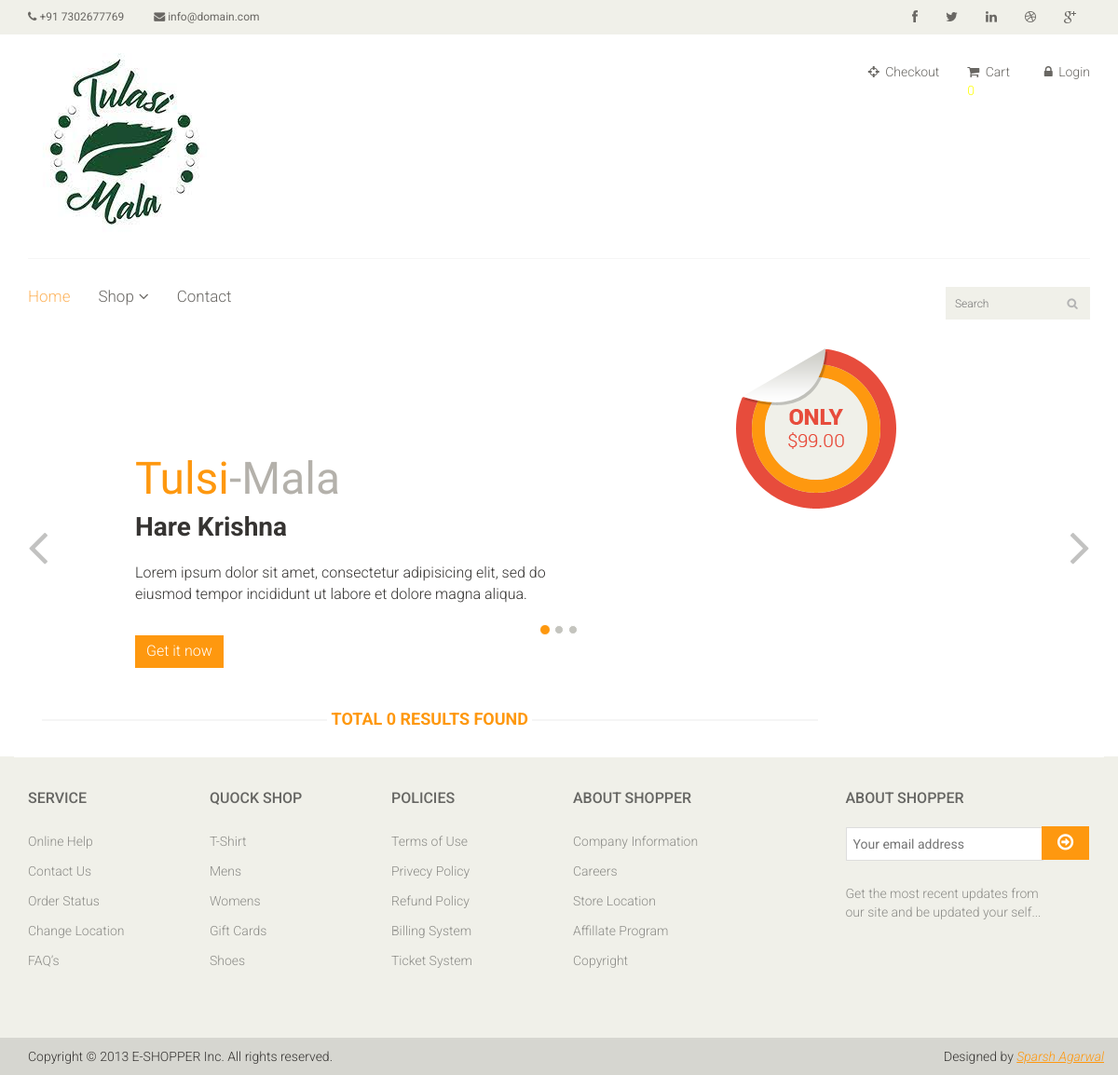
The page /category/1 on the database as committed earlier.
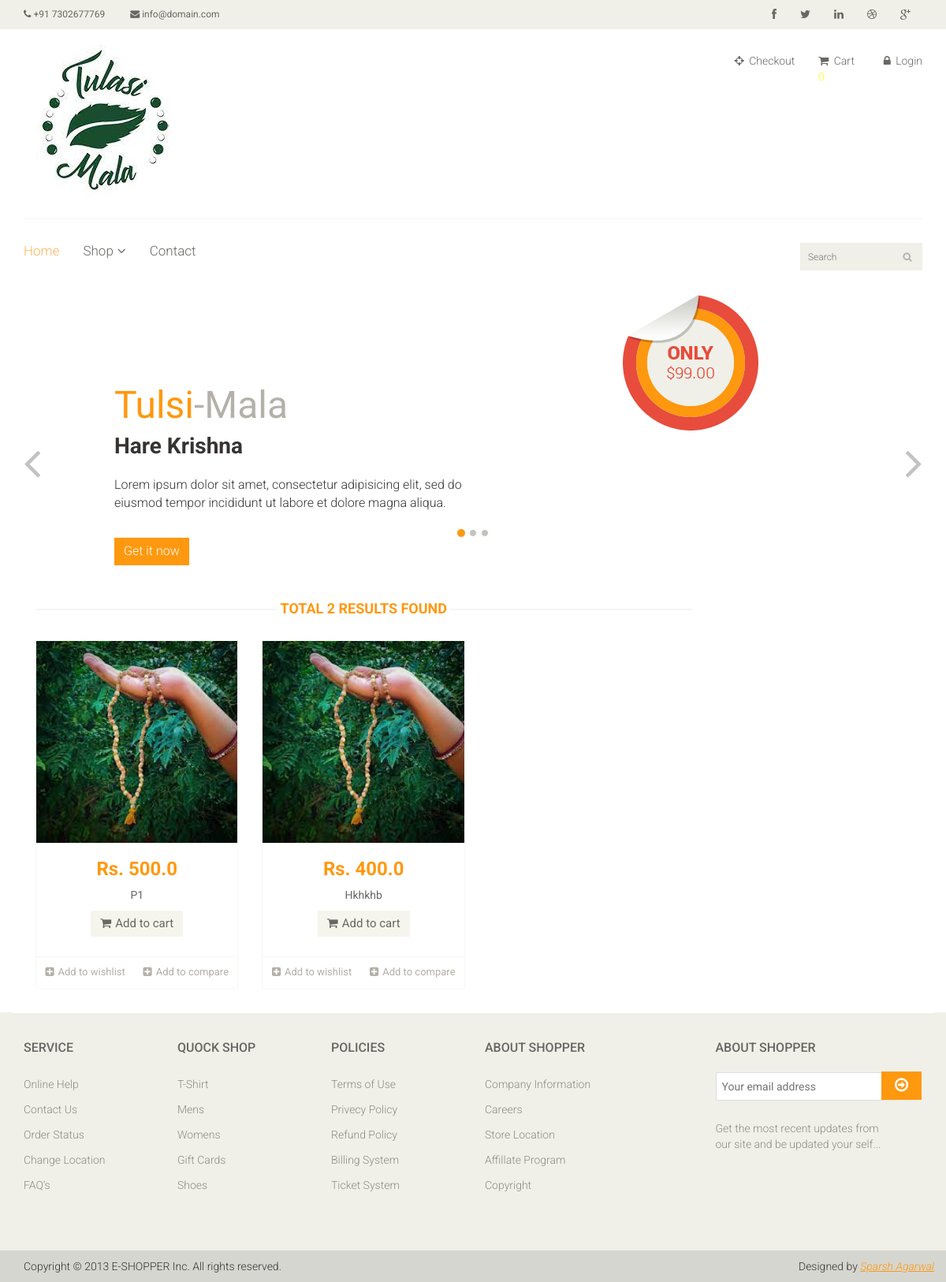
The same page on the database as committed later.
### core/models.py (models this page shows, shortened)
class Category(models.Model):
    category_name = models.CharField(max_length=200)
    def product_count(self):
        return self.product_set.count()

class Product(models.Model):
    name = models.CharField(max_length=100)
    category = models.ForeignKey('Category', on_delete=models.CASCADE)
    desc = models.TextField()
    price = models.FloatField(default=0.0)
    product_available_count = models.IntegerField(default=0)
    img = models.ImageField(upload_to='images/')

### core/views.py (the view)
# urls.py: path('category/<int:id>', views.category, name='category'),
def category(request, id):
    category = Category.objects.get(id=id)
    products = Product.objects.filter(category=category)
    parameters = {
        "category": category,
        "products": products
    }
    return render(request, "core/category.html", parameters)

### core/templatetags/cart_template_tag.py (called while the page is built)
@register.filter
def cart_item_count(user):
    if user.is_authenticated:
        qs = Order.objects.filter(user=user, ordered=False)
        if qs.exists():
            return qs[0].items.count()
    return 0

### templates/core/category.html (shortened to what the changed rows need)
{% load static %}
{% load  cart_template_tag %}
<!DOCTYPE html>
<html lang="en">
  <head>
    <link href="{% static 'css/bootstrap.min.css' %}" rel="stylesheet" />
    <link href="{% static 'css/font-awesome.min.css' %}" rel="stylesheet" />
    <link href="{% static 'css/prettyPhoto.css' %}" rel="stylesheet" />
    <link href="{% static 'css/price-range.css' %}" rel="stylesheet" />
    <link href="{% static 'css/animate.css' %}" rel="stylesheet" />
    <link href="{% static 'css/main.css' %}" rel="stylesheet" />
    <link href="{% static 'css/responsive.css' %}" rel="stylesheet" />
    /></head
  >
  <body>
    <section id="slider">
      <div class="container">
        <div class="row">
          <div class="col-sm-12">
            <div
              id="slider-carousel"
              class="carousel slide"
              data-ride="carousel"
            >
              <div class="carousel-inner">
                <div class="item active">
                  <div class="col-sm-6">
                    <h1><span>Tulsi</span>-Mala</h1>
                    <h2>Hare Krishna</h2>
                  </div>
                </div>
              </div>
            </div>
          </div>
        </div>
      </div>
    </section>
    <section>
      <div class="container">
        <div class="row">
          <div class="col-sm-9 padding-right">
            <div class="features_items">
              <h2 class="title text-center">Total {{ category.product_count }} results found</h2>
              {% for product in products %}
              <div class="col-sm-4">
                <div class="product-image-wrapper">
                  <div class="single-products">
                    <div class="productinfo text-center">
                      <img
                        src="{{ product.img.url }}"
                        alt=""
                      />
                      <h2>Rs. {{ product.price }}</h2>
                      <p>{{ product.name|title }}</p>
                      <a href="{% url 'add_to_cart' product.pk %}" class="btn btn-default add-to-cart"
                        ><i class="fa fa-shopping-cart"></i>Add to cart</a
                      >
                    </div>
                    <div class="product-overlay">
                      <div class="overlay-content">
                      </div>
                    </div>
                  </div>
                  <div class="choose">
                    <ul class="nav nav-pills nav-justified">
                      <li>
                        <a href="#"
                          ><i class="fa fa-plus-square"></i>Add to wishlist</a
                        >
                      </li>
                      <li>
                        <a href="#"
                          ><i class="fa fa-plus-square"></i>Add to compare</a
                        >
                      </li>
                    </ul>
                  </div>
                </div>
              </div>
              {% endfor %}
          </div>
        </div>
      </div>
    </section>
    <footer id="footer">
      <div class="footer-widget">
        <div class="container">
          <div class="row">
            <div class="col-sm-2">
              <div class="single-widget">
                <h2>Service</h2>
              </div>
            </div>
            <div class="col-sm-2">
              <div class="single-widget">
                <h2>Quock Shop</h2>
              </div>
            </div>
            <div class="col-sm-2">
              <div class="single-widget">
                <h2>Policies</h2>
              </div>
            </div>
            <div class="col-sm-2">
              <div class="single-widget">
                <h2>About Shopper</h2>
              </div>
            </div>
            <div class="col-sm-3 col-sm-offset-1">
              <div class="single-widget">
                <h2>About Shopper</h2>
              </div>
            </div>
          </div>
        </div>
      </div>
    </footer>
  </body>
</html>

Rows that differ between the two databases and show on the page:
computed for Category: product_count "0" → "2"
added Product: img (picture), price "500.0", name "P1"
added Product: img (picture), price "400.0", name "Hkhkhb"
